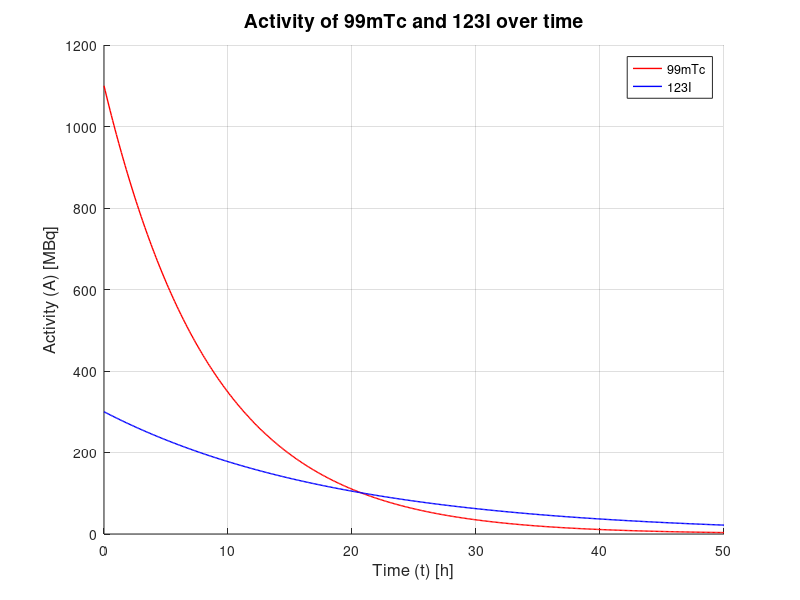

This chart was generated by the following MATLAB code:
%% Question 2 b)

clc
clear
close all

% === PARAMETERS ===

c = 3*10^8;
e = 1.602*10^(-19);

% Conversion factors
eV_to_J = e;
J_to_eV = e^(-1);
u = 1.66053906660 * 10^(-27);

% Masses
m_Pa_230 = 230.034541 * u;
m_Th_230 = 230.033132 * u;
m_e = 0.00054857 * u;
m_v = 0;


% === CASE 1: BETA-MINUS DECAY ===

% Mass defect
m_initial_C1 = m_Th_230;
m_final_C1   = m_Pa_230 + m_e + m_v;

delta_m_C1 = m_initial_C1 - m_final_C1;
delta_E_C1 = delta_m_C1 * c^2;

delta_E_J_C1 = delta_E_C1;
delta_E_eV_C1 = delta_E_J_C1 * J_to_eV;


% === CASE 2: BETA-PLUS DECAY ===

% Mass defect
m_initial_C2 = m_Pa_230;
m_final_C2   = m_Th_230 + m_e + m_v;

delta_m_C2 = m_initial_C2 - m_final_C2;
delta_E_C2 = delta_m_C2 * c^2;

delta_E_J_C2 = delta_E_C2;
delta_E_eV_C2 = delta_E_J_C2 * J_to_eV;


% === CASE 3: ELECTRON CAPTURE ===
m_initial_C3 = m_Pa_230 + m_e;
m_final_C3   = m_Th_230 + m_v;

delta_m_C3 = m_initial_C3 - m_final_C3;
delta_E_C3 = delta_m_C3 * c^2;

delta_E_J_C3 = delta_E_C3;
delta_E_eV_C3 = delta_E_J_C3 * J_to_eV;


%% Question 4

clc
clear
close all

% === PARAMETERS ===

A0_Tc = 1100;               % Initial activity for 99mTc in MBq
A0_I = 300;                 % Initial activity for 123I in MBq
T_half_Tc = 6.02;           % Half-life of 99mTc in hours
T_half_I = 13.22;           % Half-life of 123I in hours

% Time vector
t_vec = 0:0.1:50;               % Time in hours (from 0 to 50 hours)

% Calculate the activity over time
A_Tc = A0_Tc * (0.5).^(t_vec/T_half_Tc);        % Activity for 99mTc
A_I = A0_I * (0.5).^(t_vec/T_half_I);           % Activity for 123I

% === FIGURE ===

figure(1)
title('Activity of 99mTc and 123I over time', 'FontSize', 14);
xlabel('Time (t) [h]', 'FontSize', 12);
ylabel('Activity (A) [MBq]', 'FontSize', 12);

hold on;
plot(t_vec, A_Tc, 'r-', 'LineWidth', 1);
plot(t_vec, A_I, 'b-', 'LineWidth', 1);
hold off;
legend('99mTc', '123I', 'Location', 'northeast');
grid on;
